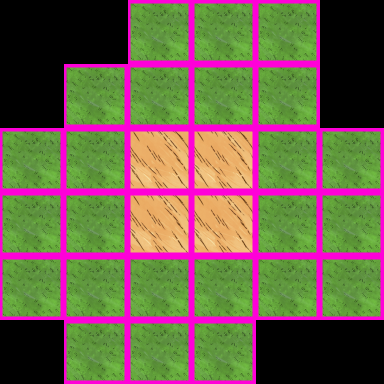

A level layout from a 2D game, rendered from its tile map. Below: a short description, then the map file with tile-grid data replaced by summaries:
An orthogonal 6x6 tile map with 64x64 px tiles, 1 tile layer (BG_TILES) and 4 objects (log_chunk, tour_guide, manifest, frequency).

<map version="1.0" orientation="orthogonal" width="6" height="6" tilewidth="64" tileheight="64">
 <tileset firstgid="1" source="dont_starve/ground.tsx" />
 <layer name="BG_TILES" width="6" height="6">
  <data>[36 cells, 28 non-empty, 2 distinct tile ids]</data>
 </layer>
 <objectgroup name="FG_OBJECTS" width="6" height="6">
  <object type="log_chunk" x="106" y="189" />
  <object type="tour_guide" x="260" y="169" />
  <object type="manifest" x="150" y="199" />
  <object type="frequency" x="164" y="219" />
 </objectgroup>
</map>
